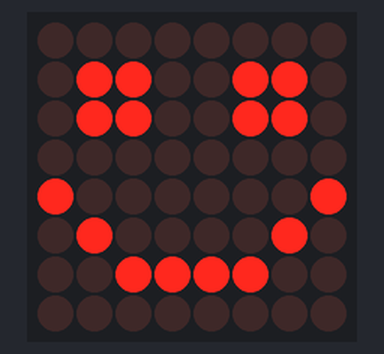
A sketch run on a simulated Arduino Uno, built with avr-gcc and run on an emulated ATmega328P. On the bench: 8×8 LED matrix.

Above: at 0.1 s.

The sketch:

simple_screen.ino
```cpp
//We always have to include the library
#include "LedControl.h"
#include "LEDScreen.h"
LEDScreen ls = LEDScreen(2, 4, 3);

/* we always wait a bit between updates of the display */
unsigned long delaytime = 100;
int lastTick = 0;
int currentScreen = 0;
int screen1[8] = {
  0b00000000,
  0b01100110,
  0b01100110,
  0b00000000,
  0b10000001,
  0b01000010,
  0b00111100,
  0b00000000
};
int screen2[8] = {
  0b00000000,
  0b01100110,
  0b01100110,
  0b00000000,
  0b00111100,
  0b01000010,
  0b10000001,
  0b00000000
};
void setup() {
  smile();
}

void smile() {
  ls.writeBuffer(screen1);
}

void sad() {
  ls.writeBuffer(screen2);
}
void loop() {
  ls.display();
}
```

LEDScreen.h
```cpp
#define NROW 8
#include "LedControl.h"
class LEDScreen{
private:
  int dataIn;
  int clk;
  int cs;
  int buffer[NROW];
  int currentRow;
  LedControl lc;
public:
  LEDScreen(int dataIn, int clk, int cs)
    : lc(dataIn, clk, cs, 1),
    dataIn(dataIn),
    cs(cs),
    clk(clk),
    currentRow(0)
  {
    lc.shutdown(0,false);
    /* Set the brightness to a medium values */
    lc.setIntensity(0,8);
    /* and clear the display */
    lc.clearDisplay(0);
    for(int i=0;i<NROW;i++){
      this->buffer[i] = 0;
    }
  }

  void display(){
    lc.setRow(0,currentRow,this->buffer[currentRow]);
    this->currentRow = (this->currentRow + 1)%NROW;
  }

  void writeBuffer(int* data){
    for(int i=0;i<NROW;i++){
      this->buffer[i] = data[i];
    }
  }
};
```
